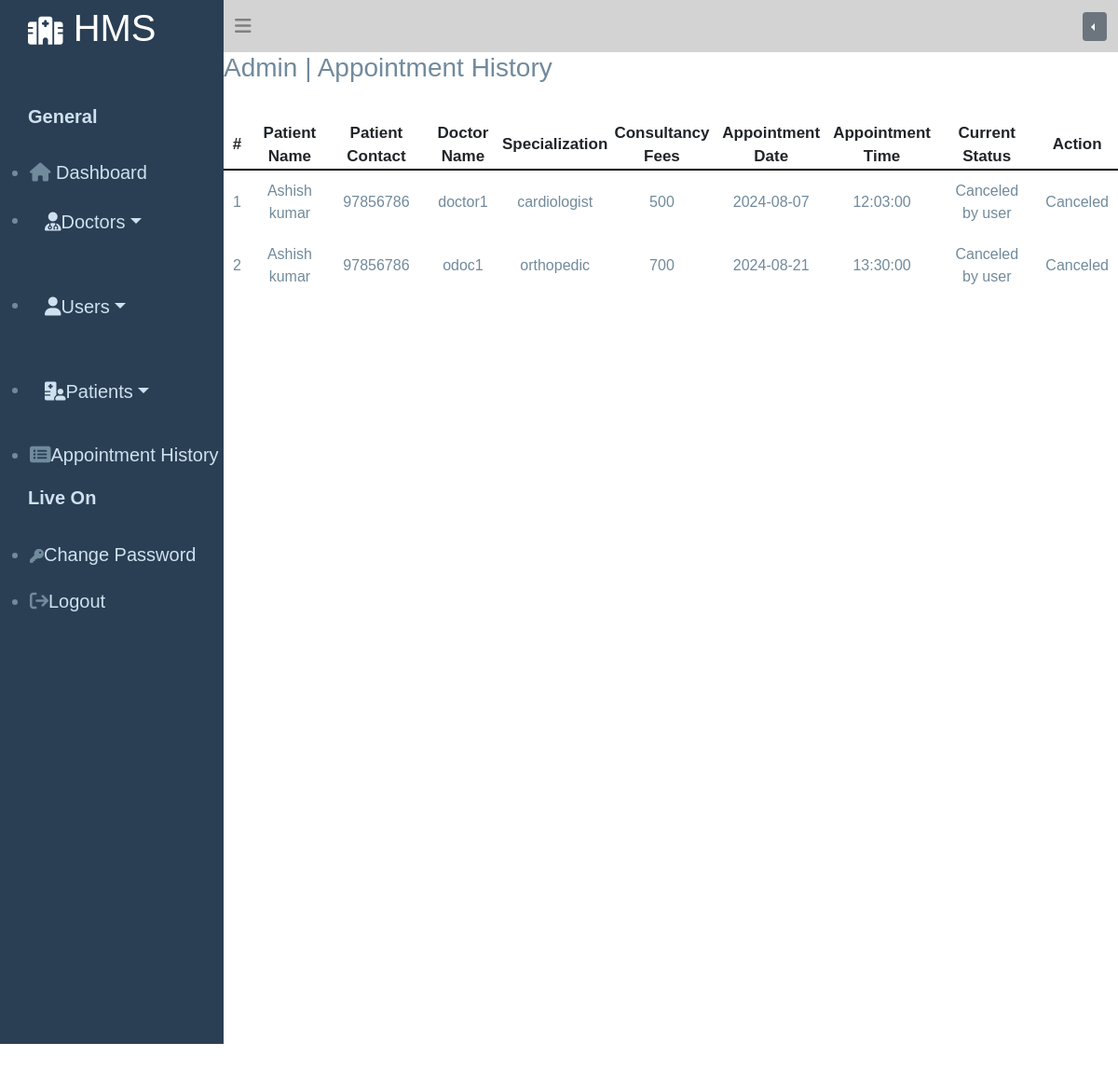
Screenshot of /admin_apoint_hist.php (signed in) with the database file from the repository.
### tables this page shows
CREATE TABLE `appointment` (
  `id` int(11) NOT NULL,
  `user_name` varchar(20) NOT NULL,
  `user_email` varchar(40) NOT NULL,
  `user_contact` bigint(10) NOT NULL,
  `specialization` varchar(20) NOT NULL,
  `doctor_name` varchar(50) NOT NULL,
  `fees` bigint(6) NOT NULL,
  `appoint_date` date NOT NULL,
  `appoint_time` time NOT NULL,
  `user_status` int(10) NOT NULL,
  `doc_status` int(10) NOT NULL
);

### logic.php (called while the page is built, shortened)
<?php
class mydb{
  function dbconct(){
      $this->host="127.0.0.1";
      $this->username="root";
      $this->password="";
      $this->dbname="hosp";
      $myconn=new mysqli($this->host,$this->username,$this->password,$this->dbname);
      return $myconn;
        }
  }
  class myselectquery2 extends mydb{
    public function slctdt2($table2){
      $data2="SELECT * FROM $table2";
      $slct_query2=$this->dbconct()->query($data2);
      if($slct_query2->num_rows>0){
       while($final=$slct_query2->fetch_assoc()){
          $getfinal[]=$final;
       }
       return $getfinal;
      }
    }
  }
?>

### admin_apoint_hist.php (the view, shortened to what this page needs)
<!DOCTYPE html>
<html lang="en">
<head>
  <link rel="stylesheet" href="style.css">
  <link rel="stylesheet" href="https://cdnjs.cloudflare.com/ajax/libs/font-awesome/6.6.0/css/all.min.css" />
  <link href="https://cdn.jsdelivr.net/npm/bootstrap@5.0.2/dist/css/bootstrap.min.css" rel="stylesheet">
</head>
<body>
<div class="sidebar">
  <?php
  include "logic.php";
  include "admin_sidebar.php";
   ?>
</div>
<div class="navb">
  <div class="bar">
<?php include "admin_header.php"; ?>
</div>
<div class="data">
<h3 style="color:rgb(113,138,156)">Admin | Appointment History</h3>
<div class="hist">
<?php
  $myobj=new myselectquery2();
  $table2="appointment";
  $count=1;
  $slct1=$myobj->slctdt2($table2);
   echo '<table class="data_table">';
   echo '
   <tr>
      <th>#</th>
      <th>Patient Name</th>
      <th>Patient Contact</th>
      <th>Doctor Name</th>
      <th>Specialization</th>
      <th>Consultancy Fees</th>
      <th>Appointment Date</th>
      <th>Appointment Time</th>
      <th>Current Status</th>
      <th>Action</th>
    </tr>
   ';
   if(isset($slct1[0])){
    foreach($slct1 as $app){
         if(($app['user_status']==0) && $app['doc_status']==1){
          $valu="Canceled by user";
          $act="Canceled";
        }
      echo '
      <tr>
      <td>'.$count.'</td>
      <td>'.$app['user_name'].'</td>
      <td>'.$app['user_contact'].'</td>
      <td>'.$app['doctor_name'].'</td>
      <td>'.$app['specialization'].'</td>
      <td>'.$app['fees'].'</td>
      <td>'.$app['appoint_date'].'</td>
      <td>'.$app['appoint_time'].'</td>
      <td>'.$valu.'</td>
      <td>'.$act.'</td>
      </tr>
      ';
      $count=$count+1;
    }
}
    echo '</table>';
?>
</div>
</div>
</div>
</body>
</html>

### style.css (style rules this page uses)
* { margin:0; padding:0; font-family: Arial, Helvetica, sans-serif; }
.sidebar { color:rgb(113, 138, 156); width:20%; height: 70rem; float:left; background-color:rgb(42, 63, 84); }
.navb { width:80%; height:60rem; float: left; }
.hist { margin-top:40px; }
.data_table { width:100%; }
.data_table th { border-bottom:2px solid black; text-align: center; font-size:17px; }
.data_table td { text-align: center; padding:10px 10px; color:rgb(113, 138, 156); }

### rows the page displays
appointment: user_name "Ashish kumar", user_contact "97856786", doctor_name "doctor1", specialization "cardiologist", fees "500", appoint_date "2024-08-07", appoint_time "12:03:00", valu "Canceled by user", act "Canceled"
appointment: user_name "Ashish kumar", user_contact "97856786", doctor_name "odoc1", specialization "orthopedic", fees "700", appoint_date "2024-08-21", appoint_time "13:30:00", valu "Canceled by user", act "Canceled"
